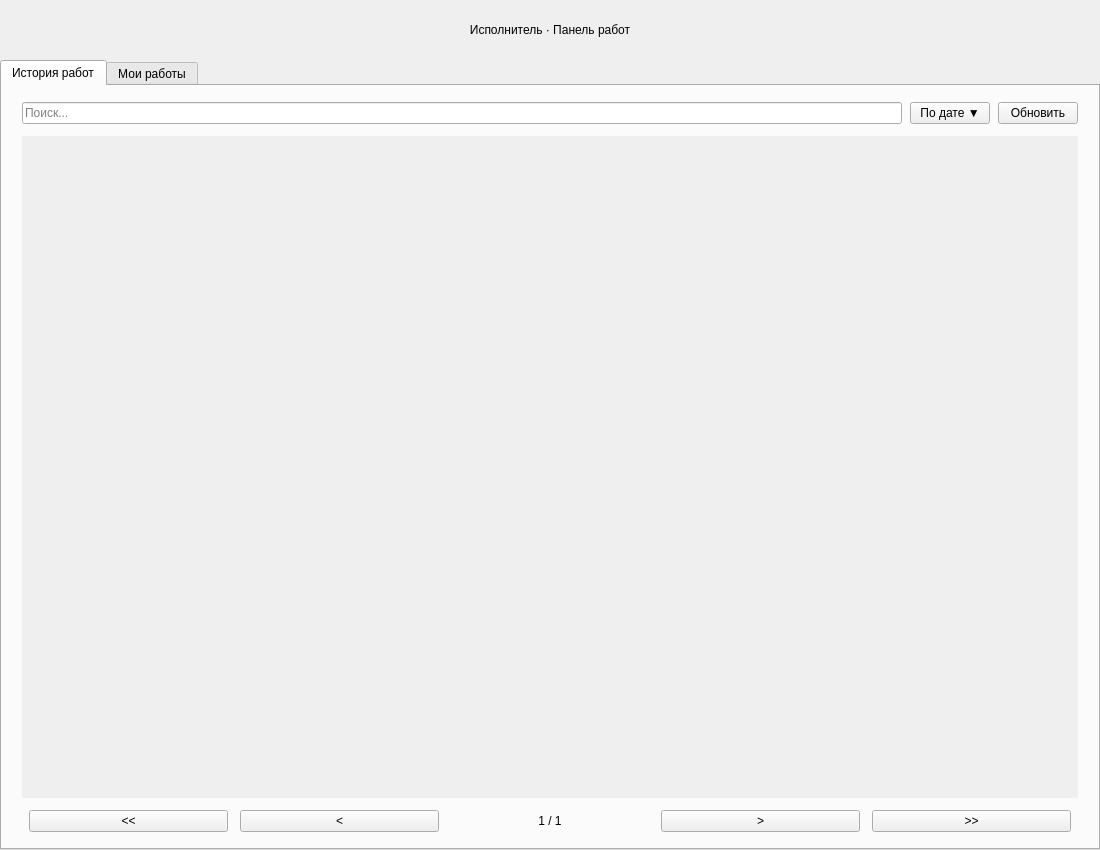
<?xml version="1.0" encoding="UTF-8"?>
<ui version="4.0">
 <class>MainWindow</class>
 <widget class="QMainWindow" name="MainWindow">
  <property name="geometry">
   <rect>
    <x>0</x>
    <y>0</y>
    <width>1100</width>
    <height>850</height>
   </rect>
  </property>
  <property name="windowTitle">
   <string>Исполнитель · Панель работ</string>
  </property>
  <widget class="QWidget" name="centralwidget">
   <layout class="QVBoxLayout" name="rootLay">
    <property name="spacing">
     <number>0</number>
    </property>
    <property name="leftMargin">
     <number>0</number>
    </property>
    <property name="topMargin">
     <number>0</number>
    </property>
    <property name="rightMargin">
     <number>0</number>
    </property>
    <property name="bottomMargin">
     <number>0</number>
    </property>
    <item>
     <widget class="QLabel" name="headerLbl">
      <property name="minimumSize">
       <size>
        <width>0</width>
        <height>60</height>
       </size>
      </property>
      <property name="text">
       <string>Исполнитель · Панель работ</string>
      </property>
      <property name="alignment">
       <set>Qt::AlignCenter</set>
      </property>
     </widget>
    </item>
    <item>
     <widget class="QTabWidget" name="tabs">
      <property name="currentIndex">
       <number>0</number>
      </property>
      <widget class="QWidget" name="tab">
       <attribute name="title">
        <string>История работ</string>
       </attribute>
       <layout class="QVBoxLayout" name="tabLay">
        <property name="spacing">
         <number>12</number>
        </property>
        <property name="leftMargin">
         <number>20</number>
        </property>
        <property name="topMargin">
         <number>16</number>
        </property>
        <property name="rightMargin">
         <number>20</number>
        </property>
        <property name="bottomMargin">
         <number>16</number>
        </property>
        <item>
         <layout class="QHBoxLayout" name="searchRow">
          <property name="spacing">
           <number>8</number>
          </property>
          <item>
           <widget class="QLineEdit" name="qEdit">
            <property name="placeholderText">
             <string>Поиск...</string>
            </property>
           </widget>
          </item>
          <item>
           <widget class="QPushButton" name="sortBtn">
            <property name="text">
             <string>По дате ▼</string>
            </property>
           </widget>
          </item>
          <item>
           <widget class="QPushButton" name="refreshBtn">
            <property name="text">
             <string>Обновить</string>
            </property>
           </widget>
          </item>
         </layout>
        </item>
        <item>
         <layout class="QHBoxLayout" name="fbar">
          <property name="spacing">
           <number>8</number>
          </property>
         </layout>
        </item>
        <item>
         <widget class="QScrollArea" name="histScroll">
          <property name="frameShape">
           <enum>QFrame::NoFrame</enum>
          </property>
          <property name="widgetResizable">
           <bool>true</bool>
          </property>
          <widget class="QWidget" name="scrollAreaWidgetContents">
           <property name="geometry">
            <rect>
             <x>0</x>
             <y>0</y>
             <width>1060</width>
             <height>600</height>
            </rect>
           </property>
          </widget>
         </widget>
        </item>
        <item>
         <layout class="QHBoxLayout" name="pageRow">
          <property name="spacing">
           <number>12</number>
          </property>
          <item>
           <spacer name="pageSpacerL">
            <property name="orientation">
             <enum>Qt::Horizontal</enum>
            </property>
           </spacer>
          </item>
          <item>
           <widget class="QPushButton" name="firstBtn">
            <property name="minimumSize">
             <size>
              <width>48</width>
              <height>0</height>
             </size>
            </property>
            <property name="text">
             <string>&lt;&lt;</string>
            </property>
           </widget>
          </item>
          <item>
           <widget class="QPushButton" name="prevBtn">
            <property name="minimumSize">
             <size>
              <width>48</width>
              <height>0</height>
             </size>
            </property>
            <property name="text">
             <string>&lt;</string>
            </property>
           </widget>
          </item>
          <item>
           <widget class="QLabel" name="pageLbl">
            <property name="minimumSize">
             <size>
              <width>80</width>
              <height>0</height>
             </size>
            </property>
            <property name="text">
             <string>1 / 1</string>
            </property>
            <property name="alignment">
             <set>Qt::AlignCenter</set>
            </property>
           </widget>
          </item>
          <item>
           <widget class="QPushButton" name="nextBtn">
            <property name="minimumSize">
             <size>
              <width>48</width>
              <height>0</height>
             </size>
            </property>
            <property name="text">
             <string>&gt;</string>
            </property>
           </widget>
          </item>
          <item>
           <widget class="QPushButton" name="lastBtn">
            <property name="minimumSize">
             <size>
              <width>48</width>
              <height>0</height>
             </size>
            </property>
            <property name="text">
             <string>&gt;&gt;</string>
            </property>
           </widget>
          </item>
          <item>
           <spacer name="pageSpacerR">
            <property name="orientation">
             <enum>Qt::Horizontal</enum>
            </property>
           </spacer>
          </item>
         </layout>
        </item>
       </layout>
      </widget>
      <widget class="QWidget" name="tab_2">
       <attribute name="title">
        <string>Мои работы</string>
       </attribute>
       <layout class="QVBoxLayout" name="myLay">
        <property name="spacing">
         <number>12</number>
        </property>
        <property name="leftMargin">
         <number>20</number>
        </property>
        <property name="topMargin">
         <number>16</number>
        </property>
        <property name="rightMargin">
         <number>20</number>
        </property>
        <property name="bottomMargin">
         <number>16</number>
        </property>
        <item>
         <layout class="QHBoxLayout" name="mySearchRow">
          <property name="spacing">
           <number>8</number>
          </property>
          <item>
           <widget class="QLineEdit" name="myQEdit">
            <property name="placeholderText">
             <string>Поиск...</string>
            </property>
           </widget>
          </item>
          <item>
           <widget class="QPushButton" name="mySortBtn">
            <property name="text">
             <string>По дате ▼</string>
            </property>
           </widget>
          </item>
          <item>
           <widget class="QPushButton" name="myRefreshBtn">
            <property name="text">
             <string>Обновить</string>
            </property>
           </widget>
          </item>
         </layout>
        </item>
        <item>
         <widget class="QLabel" name="myHead">
          <property name="text">
           <string>Профиль сотрудника</string>
          </property>
         </widget>
        </item>
        <item>
         <widget class="QScrollArea" name="myScroll">
          <property name="frameShape">
           <enum>QFrame::NoFrame</enum>
          </property>
          <property name="widgetResizable">
           <bool>true</bool>
          </property>
          <widget class="QWidget" name="scrollAreaWidgetContents_2">
           <property name="geometry">
            <rect>
             <x>0</x>
             <y>0</y>
             <width>1060</width>
             <height>600</height>
            </rect>
           </property>
          </widget>
         </widget>
        </item>
       </layout>
      </widget>
     </widget>
    </item>
   </layout>
  </widget>
 </widget>
 <resources/>
 <connections/>
</ui>
